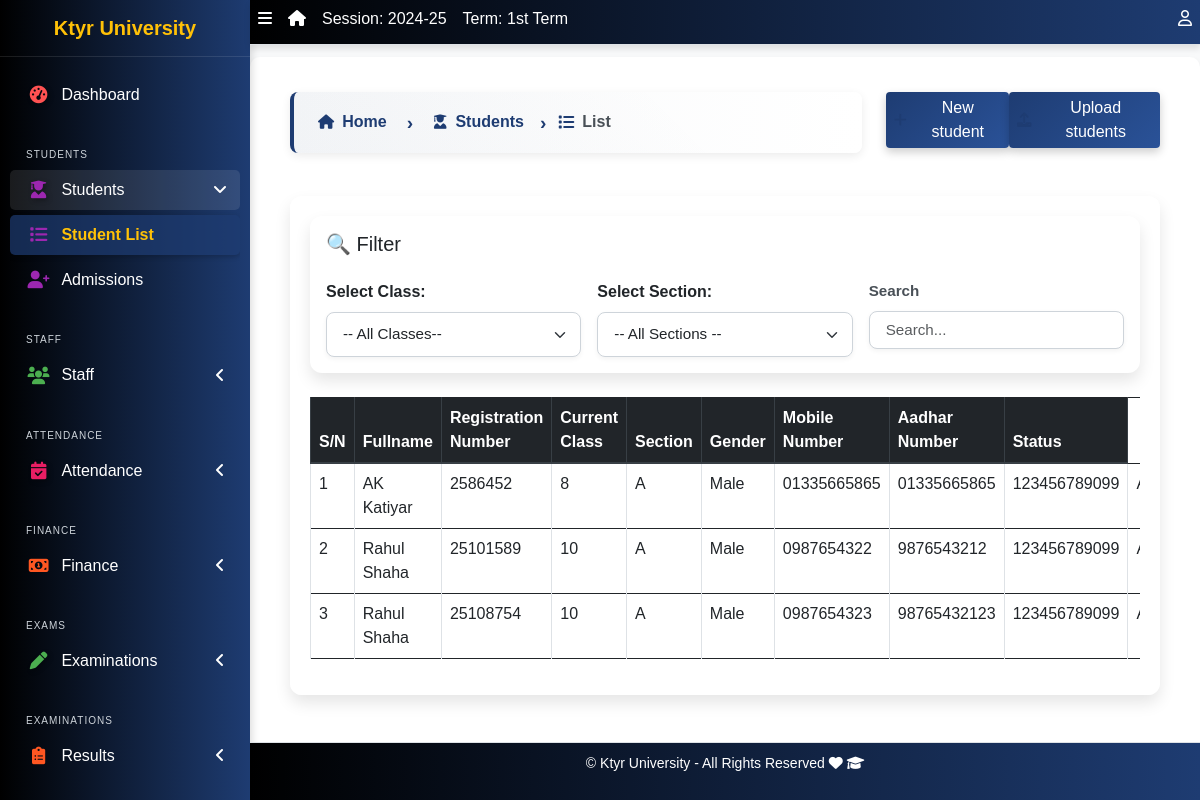
/student/list (signed in), run on an earlier commit of the app's database.
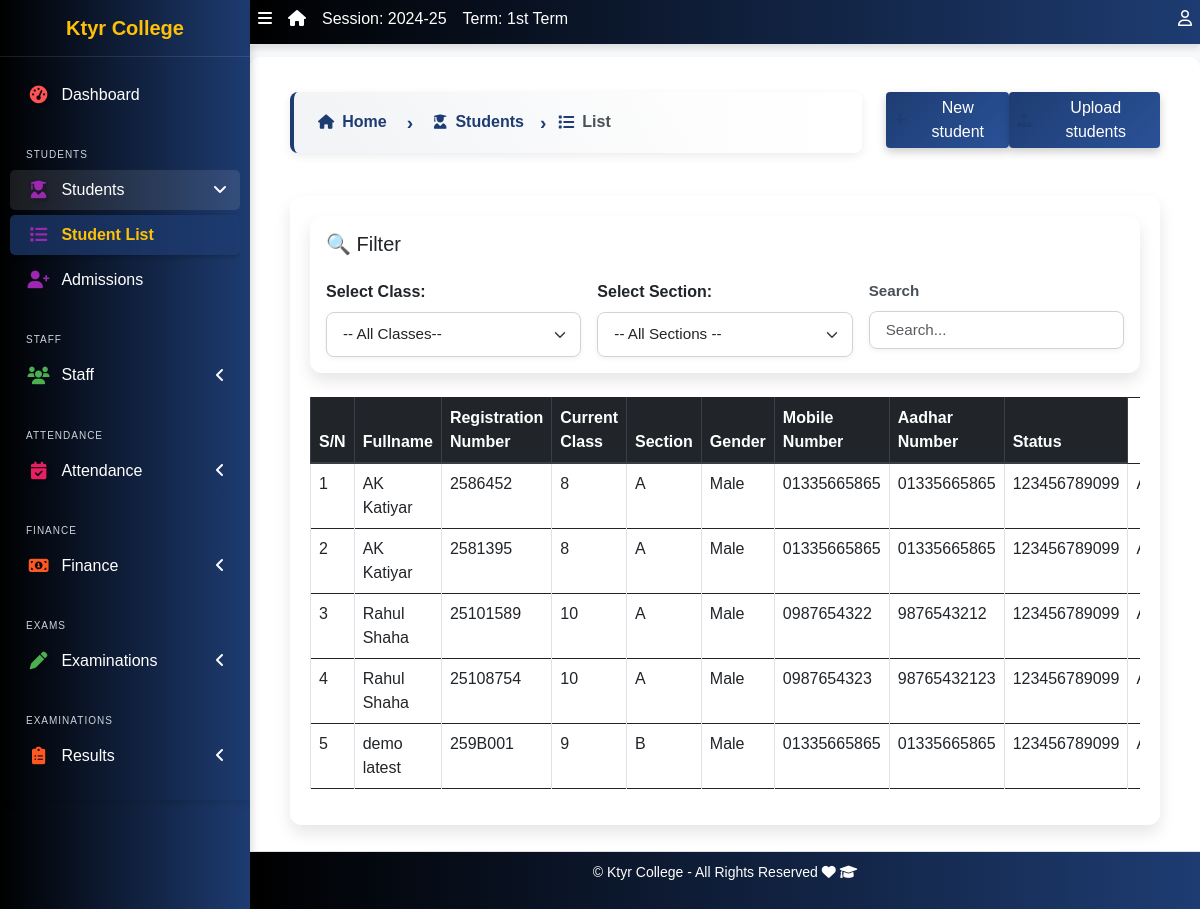
And on a later commit of the database.
### apps/corecode/models.py (models this page shows, shortened)
class AcademicSession(models.Model):
    name = models.CharField(max_length=200, unique=True)
    current = models.BooleanField(default=True)
    class Meta:
        ordering = ["-name"]

class AcademicTerm(models.Model):
    name = models.CharField(max_length=20, unique=True)
    current = models.BooleanField(default=True)
    class Meta:
        ordering = ["name"]

class CollegeProfile(models.Model):
    college_name = models.CharField(max_length=255)
    college_address = models.TextField()
    college_email = models.EmailField()
    college_phone = models.CharField(max_length=15)
    college_logo = models.ImageField(upload_to='college_logos/', blank=True, null=True)
    established_year = models.PositiveIntegerField()
    principal_name = models.CharField(max_length=255)
    college_type = models.CharField(max_length=50, choices=[
        ('Government', 'Government'),
        ('Private', 'Private'),
        ('Semi-Government', 'Semi-Government'),
    ])
    admin_email = models.EmailField()
    admin_contact = models.CharField(max_length=15)
    facebook_link = models.URLField(blank=True, null=True)
    twitter_link = models.URLField(blank=True, null=True)
    linkedin_link = models.URLField(blank=True, null=True)

class StudentClass(models.Model):
    name = models.CharField(max_length=200, unique=True)
    class Meta:
        verbose_name = "Class"
        verbose_name_plural = "Classes"
        ordering = ["name"]
    def __str__(self):
        return self.name

### apps/students/models.py (models this page shows, shortened)
class Student(models.Model):
    STATUS_CHOICES = [("active", "Active"), ("inactive", "Inactive")]
    GENDER_CHOICES = [("male", "Male"), ("female", "Female")]
    category = [("N/A", "N/A"),("Gen", "Gen"), ("OBC", "OBC"), ("SC/ST", "SC/ST"), ("Other", "Other")]
    current_status = models.CharField(
        max_length=10, choices=STATUS_CHOICES, default="active"
    )
    registration_number = models.CharField(max_length=200, unique=True, null=True, blank=True)
    fullname = models.CharField(max_length=200)
    gender = models.CharField(max_length=10, choices=GENDER_CHOICES, default="male")
    category = models.CharField(max_length=10, choices=category, default="N/A")
    aadhar_validator = RegexValidator(
    regex=r'^\d{12}$',
    message="Aadhaar number must be exactly 12 digits.",
    code='invalid_aadhar'
    )
    aadhar = models.CharField(validators=[aadhar_validator], max_length=12, blank=True)
    date_of_birth = models.DateField(default=timezone.now)
    current_class = models.ForeignKey(
        'corecode.StudentClass',
        on_delete=models.SET_NULL,
        blank=True,
        null=True
    )
    section = models.CharField(max_length=10, blank=True)
    date_of_admission = models.DateField(default=timezone.now)
    mobile_num_regex = RegexValidator(
        regex="^[0-9]{10,15}$", message="Entered mobile number isn't in a right format!"
    )
    mobile_number = models.CharField(
        validators=[mobile_num_regex], max_length=13, blank=True
    )
    Father_name = models.CharField(max_length=255, null=False, blank=False)
    Father_mobile_number = models.CharField( validators=[mobile_num_regex] ,max_length=15,)
    Father_aadhar = models.CharField(validators=[aadhar_validator], max_length=12, blank=True)
    Mother_name = models.CharField(max_length=255, null=True, blank=True)
    address = models.TextField(blank=True)
    others = models.TextField(blank=True)
    passport = models.ImageField(blank=True, upload_to="students/passports/")
    class Meta:
        ordering = ["fullname",]

### apps/students/views.py (the view)
# urls.py: path("list", StudentListView.as_view(), name="student-list"),
class StudentListView(LoginRequiredMixin, ListView):
    model = Student
    template_name = "students/student_list.html"
    context_object_name = "students"
    def get_queryset(self):
        queryset = super().get_queryset()
        self.filter_form = ClassSectionFilterForm(self.request.GET)
        if self.filter_form.is_valid():
            if self.filter_form.cleaned_data['class_name']:
                queryset = queryset.filter(current_class=self.filter_form.cleaned_data['class_name'])
            if self.filter_form.cleaned_data['section']:
                queryset = queryset.filter(section=self.filter_form.cleaned_data['section'])
        return queryset
    def get_context_data(self, **kwargs):
        context = super().get_context_data(**kwargs)
        context["filter_form"] = self.filter_form
        return context

### apps/students/templates/students/student_list.html (shortened to what this page needs)
{% extends 'base.html' %}
{% block breadcrumb-left %}
<div class="breadcrumb-container">
  <nav aria-label="breadcrumb">
    <ol class="breadcrumb breadcrumb-chevron">
      <li class="breadcrumb-item">
        <a href="{% url 'home' %}" class="text-decoration-none fw-bold">
          <i class="fas fa-home"></i> Home
        </a>
      </li>
      <li class="breadcrumb-item">
        <a href="{% url 'student-list' %}" class="text-decoration-none fw-bold">
          <i class="fas fa-user-graduate"></i> Students
        </a>
      </li>
      <li class="breadcrumb-item active" aria-current="page">
        <i class="fas fa-list"></i> List
      </li>
    </ol>
  </nav>
</div>
{% endblock breadcrumb-left %}
{% block breadcrumb %}
<a class="btn btn-primary" href="{% url 'student-create' %}"><i
    class="fas fa-plus"></i> New student</a>
<a class="btn btn-primary" href="{% url 'student-upload' %}"><i
    class="fas fa-upload"></i> Upload students</a>
{% endblock breadcrumb %}
{% block content %}
{% include 'includes/class_section_filter.html' with filter_form=filter_form show_search=True %}
  <div class="table-responsive">
    <table id="studenttable" class="table table-bordered table-hover" data-page-length='10'>
      <thead class="thead-dark">
        <tr>
          <th>S/N</th>
          <th>Fullname</th>
          <th>Registration Number</th>
          <th>Current Class</th>
          <th>Section</th>
          <th>Gender</th>
          <th>Mobile Number</th>
          <th>Aadhar Number</th>
          <th>Status</th>
        </tr>
      </thead>
      <tbody>
        {% for student in students %}
          <tr class='clickable-row' data-href="{% url 'student-detail' student.id %}">
            <td>{{ forloop.counter}}</td>
            <td>{{student.fullname }}  </td>
            <td>{{ student.registration_number}}</td>
            <td>{{ student.current_class}}</td>
            <td>{{ student.section}}</td>
            <td>{{ student.get_gender_display}}</td>
            <td>{{ student.mobile_number}}</td>
            <td>{{ student.Father_mobile_number}}</td>
            <td>{{ student.aadhar}}</td>
            <td>{{ student.get_current_status_display}}</td>
          </tr>
        {% endfor %}
      </tbody>
    </table>
  </div>
{% endblock content %}

### templates/base.html (shortened to what this page needs)
{% load static %}
<!DOCTYPE html>
<html lang="en">
<head>
  <link rel="stylesheet" href="{% static 'dist/css/preload.css' %}">
  <link rel="stylesheet" href="{% static 'plugins/fontawesome-free/css/all.min.css' %}">
  <link rel="stylesheet" href="{% static 'plugins/toastr/toastr.min.css' %}">
<link rel="stylesheet" href="https://cdn.jsdelivr.net/npm/bootstrap-icons/font/bootstrap-icons.css">
    <link rel="stylesheet" href="https://cdnjs.cloudflare.com/ajax/libs/font-awesome/6.5.0/css/all.min.css">
  <link rel="stylesheet"
    href="{% static 'plugins/overlayScrollbars/css/OverlayScrollbars.min.css' %}">
  <link rel="stylesheet" href="{% static 'plugins/Datatables/datatables.min.css' %}" />
  <link rel="stylesheet" href="{% static 'dist/css/adminlte.min.css' %}">
  <link rel="stylesheet" href="https://cdnjs.cloudflare.com/ajax/libs/font-awesome/6.0.0-beta3/css/all.min.css">
  <link rel="stylesheet" href="https://cdn.jsdelivr.net/npm/bootstrap@5.3.0/dist/css/bootstrap.min.css">
  <link rel="stylesheet" href="{% static 'dist/css/style.css' %}">
  <link rel="stylesheet" href="{% static 'dist/css/sidebar-fix.css' %}">
</head>
<body class="hold-transition sidebar-mini layout-fixed layout-navbar-fixed layout-footer-fixed">
  <div class="wrapper">
    <nav class="main-header navbar navbar-expand navbar-dark">
      <ul class="navbar-nav">
        <li class="nav-item">
          <a class="nav-link" data-widget="pushmenu" href="#" role="button"><i
              class="fas fa-bars"></i></a>
        </li>
        <li class="nav-item d-none d-sm-inline-block">
          <a href="{% url 'home' %} " class="nav-link"><i class="fa fa-home"></i></a>
        </li>
        <li class="nav-item d-none d-sm-inline-block">
          <a href="{% url 'current-session' %}" class="nav-link">Session: {{ current_session }}</a>
        </li>
        <li class="nav-item d-none d-sm-inline-block">
          <a href="{% url 'current-session' %}" class="nav-link">Term: {{ current_term }}</a>
        </li>
      </ul>
      <ul class="navbar-nav ml-auto">
        <li class="nav-item dropdown">
          <a class="nav-link" data-toggle="dropdown" href="#">
            <i class="far fa-user"></i>
          </a>
        </li>
      </ul>
    </nav>
    <aside class="main-sidebar sidebar-dark-primary">
      <a href="{% url 'home' %}" class="brand-link">{{ profile.college_name | default:"MySchool" }}</a>
<div class="sidebar">
  <nav class="mt-2">
      <ul class="nav nav-pills nav-sidebar flex-column" data-widget="treeview" role="menu" data-accordion="false">
          <li class="nav-item">
              <a href="{% url 'home' %}" class="nav-link {% if request.resolver_match.url_name == 'home' %}active{% endif %}">
                  <i class="nav-icon fas fa-tachometer-alt" style="color: #ff5733; text-shadow: 2px 2px 5px rgba(0, 0, 0, 0.3);"></i>
                  <p>Dashboard</p>
              </a>
          </li>
          <li class="nav-header">Students</li>
          <li class="nav-item has-treeview  {% if request.resolver_match.url_name in 'student-list student-create student-details  ' %}menu-open{% endif %}">
              <a href="#" class="nav-link  " >
                  <i class="nav-icon fas fa-user-graduate" style="color: #3399ff; text-shadow: 2px 2px 5px rgba(0, 0, 0, 0.3);"></i>
                  <p>Students<i class="fas fa-angle-left right"></i></p>
              </a>
              <ul class="nav nav-treeview">
                  <li class="nav-item">
                      <a href="{% url 'student-list' %}" class="nav-link {% if request.resolver_match.url_name == 'student-list' %}active{% endif %}" >
                          <i class="fas fa-list nav-icon" style="color: #33cc33;"></i>
                          <p>Student List</p>
                      </a>
                  </li>
                  <li class="nav-item">
                      <a href="{% url 'student-create' %}" class="nav-link {% if request.resolver_match.url_name == 'student-create' %}active{% endif %}">
                          <i class="fas fa-user-plus nav-icon" style="color: #ffcc00;"></i>
                          <p>Admissions</p>
                      </a>
                  </li>
              </ul>
          </li>
          <li class="nav-header">Staff</li>
          <li class="nav-item has-treeview  {% if request.resolver_match.url_name in 'staff-list non-teaching-staffs-list' %}menu-open{% endif %}">
              <a href="#" class="nav-link">
                  <i class="nav-icon fas fa-users" style="color: #9933ff;"></i>
                  <p>Staff<i class="fas fa-angle-left right"></i></p>
              </a>
          </li>
          <li class="nav-header">Attendance</li>
            <li class="nav-item has-treeview {% if request.resolver_match.url_name in 'attendance_list' %}menu-open{% endif %}">
                <a href="#" class="nav-link">
                    <i class="nav-icon fas fa-calendar-check" style="color: #ffcc00; text-shadow: 2px 2px 5px rgba(0, 0, 0, 0.3);"></i>
                    <p>Attendance<i class="fas fa-angle-left right"></i></p>
                </a>
            </li>
          <li class="nav-header">Finance</li>
          <li class="nav-item has-treeview {% if request.resolver_match.url_name in 'invoice-list' %}menu-open{% endif %}">
              <a href="#" class="nav-link">
                  <i class="nav-icon fas fa-money-bill-alt" style="color: #66ccff;"></i>
                  <p>
                      Finance
                      <i class="fas fa-angle-left right"></i>
                  </p>
              </a>
          </li>
          <li class="nav-header">Exams</li>
          <li class="nav-item has-treeview">
              <a href="#" class="nav-link">
                  <i class="nav-icon fas fa-pen" style="color: #ff6600; text-shadow: 2px 2px 5px rgba(0, 0, 0, 0.3);"></i>
                  <p>Examinations<i class="fas fa-angle-left right"></i></p>
              </a>
          </li>
          <li class="nav-header">Examinations</li>
          <li class="nav-item has-treeview">
              <a href="#" class="nav-link">
                  <i class="nav-icon fas fa-clipboard-list" style="color: #ff5050;"></i>
                  <p>Results<i class="fas fa-angle-left right"></i></p>
              </a>
          </li>
          <li class="nav-header">Documents</li>
      </ul>
  </nav>
</div>
    </aside>
    <div class="content-wrapper">
      <section class="content-header">
        <div class="container-fluid">
          <div class="row mb-1">
            <div class="col-sm-8">
              {% block breadcrumb-left %}{% endblock breadcrumb-left %}
            </div>
            <div class="col-sm-4">
              <ol class="breadcrumb float-sm-right">
                <li class="breadcrumb-item">{% block breadcrumb %}{% endblock breadcrumb %}</li>
              </ol>
            </div>
          </div>
        </div>
      </section>
      <section class="content" >
        <div class="container-fluid">
          <div class="row">
            <div class="col-md-12">
              {% block fullcard %}
              <div class="card">
                <div class="card-body">
                  <div class="row">
                    <div class="col">
                      {% block content %}
                      {% endblock content %}
                    </div>
                  </div>
                </div>
              </div>
              {% endblock fullcard %}
            </div>
          </div>
        </div>
      </section>
    </div>
    <footer class="main-footer">
      <p>&copy; {{ profile.college_name | default:"MySchool" }} - All Rights Reserved
      <i class="fas fa-heart"></i>
      <i class="fas fa-graduation-cap"></i></p>
    </footer>
  </div>
</body>
</html>

### templates/includes/class_section_filter.html (shortened to what this page needs)
<div class="card shadow p-3 mb-4">
    <h5 class="mb-3">🔍 Filter</h5>
    <form method="GET" class="row g-3" id="filter-form">
        <div class="col-md-4">
            {{ filter_form.class_name.label_tag }}
            {{ filter_form.class_name }}
        </div>
        <div class="col-md-4">
            {{ filter_form.section.label_tag }}
            {{ filter_form.section }}
        </div>
        {% if show_search %}
        <div class="col-md-4">
            <label class="form-label">Search</label>
            <input type="text" class="form-control" name="search" placeholder="Search..." value="{{ request.GET.search }}">
        </div>
        {% endif %}
    </form>
</div>

What changed in the data, as far as the page shows it:
changed CollegeProfile: college_name "Ktyr University" → "Ktyr College"
added Student: fullname "AK Katiyar", registration_number "2581395", current_class "8", section "A", gender "Male", mobile_number "01335665865", Father_mobile_number "01335665865", aadhar "123456789099"
added Student: fullname "demo latest", registration_number "259B001", current_class "9", section "B", gender "Male", mobile_number "01335665865", Father_mobile_number "01335665865", aadhar "123456789099"
